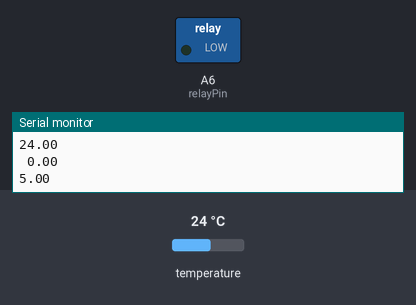
Recording of a sketch running on a simulated Particle Photon. Parts: switched loads named in the sketch (green lamp = pin HIGH), the last lines printed to the serial monitor. The inputs (shaded band) are chosen by the test bench; at power-on: temperature 24 °C.

Above: at 4.9 s.
5.0 s: temperature set to 12 °C
At 7.2 s:
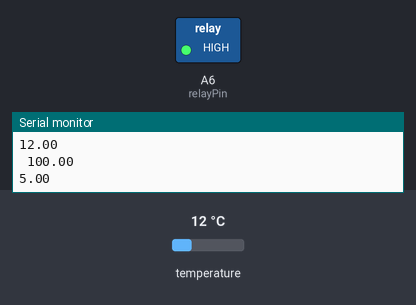
9.8 s: temperature set to 2 °C
At 11.6 s:
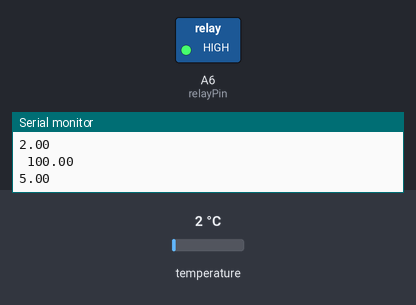
12.9 s: temperature set to 2.5 °C
16.0 s: temperature set to 2.9 °C
19.1 s: temperature set to 3.7 °C
At 22.2 s:
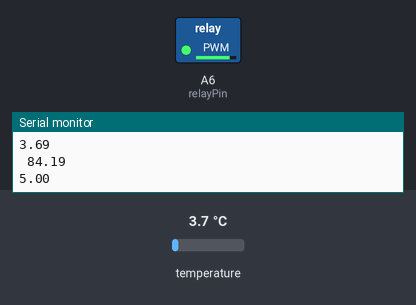
Timing chart, 0 to 24.3 s (numbered marks = the images above; inputs shaded):
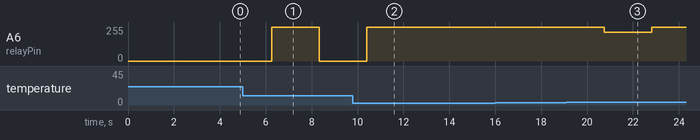

The sketch:

brew.ino
```cpp
// https://github.com/br3ttb/Arduino-PID-Library
#include "PID.h"

// https://github.com/krvarma/Dallas_DS18B20_SparkCore
#include "DS18B20.h"
#include "OneWire.h"


// Input pin where DS18B20 is connected
int ds18b20Pin = D1;

// Output pin where relay is connected
int relayPin = A6;


// SparkCloud variable outputs
char tempInfo[64];
char pointInfo[64];
char pwmInfo[64];

// Temperature device on the D1 pin
DS18B20 ds18b20 = DS18B20(ds18b20Pin);

// PID: variables
double pointTemperature, actualTemperature, pidOutput;

// PID: Specify the links and initial tuning parameters
PID myPID(&actualTemperature, &pidOutput, &pointTemperature, 25, 1000, 9, DIRECT);

// Timestamp of the last status events
unsigned long lastEventTimestamp;


 // Setup
void setup() {

    // Start serial on USB
    Serial.begin(9600);

    // SparkCloud: variables
    Spark.variable("temperature", &tempInfo, STRING);
    Spark.variable("point", &pointInfo, STRING);
    Spark.variable("pwm", &pwmInfo, STRING);

    // SparkCloud: functions
    Spark.function("setPoint", setPointTemperature);

    // Set relay pin mode to output
    pinMode(relayPin, OUTPUT);

    // Point temperature default
    pointTemperature = 5;

    //turn the PID on
    myPID.SetMode(AUTOMATIC);

    // Last event timestamp
    lastEventTimestamp = 0;
}

 // Loop
void loop() {

    // Searching for the ds18b20 device
    if(actualTemperature == 0 && !ds18b20.search()) {

        // Log to the serial
        Serial.println("No more addresses.");
        Serial.println();

        // Turn off the relay during the scan
        digitalWrite(relayPin, LOW);

        // Restart search
        ds18b20.resetsearch();
        delay(250);

        return;
    }


    // Send event to the SparkCloud
    if (millis() - lastEventTimestamp >= 1000) {

        // Actual temperature in celsius
        actualTemperature = ds18b20.getTemperature();

        // Compute PID
        if(myPID.Compute()) {

            // Control relay
            analogWrite(relayPin, pidOutput);
        }

        // Convert values for output
        // convert pidOutput to 0-100
        sprintf(tempInfo, "%2.2f", actualTemperature);
        sprintf(pointInfo, "%2.2f", pointTemperature);
        sprintf(pwmInfo, " %2.2f", (pidOutput / 255) * 100);

        // Log to the serial
        Serial.println("---");
        Serial.println(tempInfo);
        Serial.println(pwmInfo);
        Serial.println(pointInfo);

        // SparkCore: publish
        Spark.publish("tempInfo", tempInfo);
        Spark.publish("pointInfo", pointInfo);
        Spark.publish("pwmInfo", pwmInfo);

        // Save timestamp of the event
        lastEventTimestamp = millis();
    }

}


// set point temperature
int setPointTemperature(String command)
{
    Serial.println("setPointTemperature called");

    // Convert to double
    pointTemperature = (double) command.toInt();

    Serial.println("Point temperature set");
    Serial.println(pointTemperature);

    return 1;
}
```

DS18B20.cpp
```cpp
#include "DS18B20.h"

DS18B20::DS18B20(uint16_t pin){
    ds = new OneWire(pin);
}

boolean DS18B20::search(){
    boolean isSuccess =  ds->search(addr);

    if(isSuccess){
        chiptype = addr[0];

        switch (addr[0]) {
            case 0x10:      sprintf(szName, "DS18S20");     type_s = 1;     break;
            case 0x28:      sprintf(szName, "DS18B20");     type_s = 0;     break;
            case 0x22:      sprintf(szName, "DS1822");      type_s = 0;     break;
            default:        sprintf(szName, "Unknown");     type_s = 0;     break;
        }
    }

    return isSuccess;
}

void DS18B20::resetsearch(){
    ds->reset_search();
}

void DS18B20::getROM(char szROM[]){
    sprintf(szROM, "%X %X %X %X %X %X %X %X", addr[0], addr[1], addr[2], addr[3], addr[4], addr[5], addr[6], addr[7]);
}

byte DS18B20::getChipType(){
    return chiptype;
}

char* DS18B20::getChipName(){
    return szName;
}

float DS18B20::getTemperature(){
    ds->reset();
    ds->select(addr);
    ds->write(0x44, 1);        // start conversion, with parasite power on at the end

    delay(1000);     // maybe 750ms is enough, maybe not
    // we might do a ds.depower() here, but the reset will take care of it.

    ds->reset();
    ds->select(addr);
    ds->write(0xBE);         // Read Scratchpad

    for (int i = 0; i < 9; i++) {           // we need 9 bytes
        data[i] = ds->read();
    }

    // Convert the data to actual temperature
    // because the result is a 16 bit signed integer, it should
    // be stored to an "int16_t" type, which is always 16 bits
    // even when compiled on a 32 bit processor.
    int16_t raw = (data[1] << 8) | data[0];

    if (type_s) {
        raw = raw << 3; // 9 bit resolution default
        if (data[7] == 0x10) {
            // "count remain" gives full 12 bit resolution
            raw = (raw & 0xFFF0) + 12 - data[6];
        }
    } else {
        byte cfg = (data[4] & 0x60);
        // at lower res, the low bits are undefined, so let's zero them
        if (cfg == 0x00) raw = raw & ~7;  // 9 bit resolution, 93.75 ms
        else if (cfg == 0x20) raw = raw & ~3; // 10 bit res, 187.5 ms
        else if (cfg == 0x40) raw = raw & ~1; // 11 bit res, 375 ms
        //// default is 12 bit resolution, 750 ms conversion time
    }

    return (float)raw / 16.0;
}

float DS18B20::convertToFahrenheit(float celsius){
    return celsius * 1.8 + 32.0;
}
```

DS18B20.h
```cpp
#include "OneWire.h"
#include "application.h"

#define MAX_NAME 8

class DS18B20{
private:
    OneWire* ds;
    byte data[12];
    byte addr[8];
    byte type_s;
    byte chiptype;
    char szName[MAX_NAME];

public:
    DS18B20(uint16_t pin);

    boolean search();
    void resetsearch();
    void getROM(char szROM[]);
    byte getChipType();
    char* getChipName();
    float getTemperature();
    float convertToFahrenheit(float celsius);
};
```

PID.cpp
```cpp
#include "application.h"

/**********************************************************************************************
 * Arduino PID Library - Version 1.0.1
 * by Brett Beauregard <br3ttb@gmail.com> brettbeauregard.com
 *
 * This Library is licensed under a GPLv3 License
 **********************************************************************************************/

#ifdef ARDUINO
  #if (ARDUINO >= 100)
   #include <Arduino.h>
  #else
   #include <WProgram.h>
   #include <pins_arduino.h>
  #endif
#elif USE_SPARK_CORE_V02
  #include <spark_related_stuff_v2.h>
#elif USE_SPARK_CORE_V01
  #include <spark_related_stuff_v1.h>
#endif

#include "PID.h"

/*Constructor (...)*********************************************************
 *    The parameters specified here are those for for which we can't set up
 *    reliable defaults, so we need to have the user set them.
 ***************************************************************************/
PID::PID(double* Input, double* Output, double* Setpoint,
        double Kp, double Ki, double Kd, int ControllerDirection)
{

    myOutput = Output;
    myInput = Input;
    mySetpoint = Setpoint;
	inAuto = false;

	PID::SetOutputLimits(0, 255);				//default output limit corresponds to
												//the arduino pwm limits

    SampleTime = 100;							//default Controller Sample Time is 0.1 seconds

    PID::SetControllerDirection(ControllerDirection);
    PID::SetTunings(Kp, Ki, Kd);

    lastTime = millis()-SampleTime;
}


/* Compute() **********************************************************************
 *     This, as they say, is where the magic happens.  this function should be called
 *   every time "void loop()" executes.  the function will decide for itself whether a new
 *   pid Output needs to be computed.  returns true when the output is computed,
 *   false when nothing has been done.
 **********************************************************************************/
bool PID::Compute()
{
   if(!inAuto) return false;
   unsigned long now = millis();
   unsigned long timeChange = (now - lastTime);
   if(timeChange>=SampleTime)
   {
      /*Compute all the working error variables*/
	  double input = *myInput;
      double error = *mySetpoint - input;
      ITerm+= (ki * error);
      if(ITerm > outMax) ITerm= outMax;
      else if(ITerm < outMin) ITerm= outMin;
      double dInput = (input - lastInput);

      /*Compute PID Output*/
      double output = kp * error + ITerm- kd * dInput;

	  if(output > outMax) output = outMax;
      else if(output < outMin) output = outMin;
	  *myOutput = output;

      /*Remember some variables for next time*/
      lastInput = input;
      lastTime = now;
	  return true;
   }
   else return false;
}


/* SetTunings(...)*************************************************************
 * This function allows the controller's dynamic performance to be adjusted.
 * it's called automatically from the constructor, but tunings can also
 * be adjusted on the fly during normal operation
 ******************************************************************************/
void PID::SetTunings(double Kp, double Ki, double Kd)
{
   if (Kp<0 || Ki<0 || Kd<0) return;

   dispKp = Kp; dispKi = Ki; dispKd = Kd;

   double SampleTimeInSec = ((double)SampleTime)/1000;
   kp = Kp;
   ki = Ki * SampleTimeInSec;
   kd = Kd / SampleTimeInSec;

  if(controllerDirection ==REVERSE)
   {
      kp = (0 - kp);
      ki = (0 - ki);
      kd = (0 - kd);
   }
}

/* SetSampleTime(...) *********************************************************
 * sets the period, in Milliseconds, at which the calculation is performed
 ******************************************************************************/
void PID::SetSampleTime(int NewSampleTime)
{
   if (NewSampleTime > 0)
   {
      double ratio  = (double)NewSampleTime
                      / (double)SampleTime;
      ki *= ratio;
      kd /= ratio;
      SampleTime = (unsigned long)NewSampleTime;
   }
}

/* SetOutputLimits(...)****************************************************
 *     This function will be used far more often than SetInputLimits.  while
 *  the input to the controller will generally be in the 0-1023 range (which is
 *  the default already,)  the output will be a little different.  maybe they'll
 *  be doing a time window and will need 0-8000 or something.  or maybe they'll
 *  want to clamp it from 0-125.  who knows.  at any rate, that can all be done
 *  here.
 **************************************************************************/
void PID::SetOutputLimits(double Min, double Max)
{
   if(Min >= Max) return;
   outMin = Min;
   outMax = Max;

   if(inAuto)
   {
	   if(*myOutput > outMax) *myOutput = outMax;
	   else if(*myOutput < outMin) *myOutput = outMin;

	   if(ITerm > outMax) ITerm= outMax;
	   else if(ITerm < outMin) ITerm= outMin;
   }
}

/* SetMode(...)****************************************************************
 * Allows the controller Mode to be set to manual (0) or Automatic (non-zero)
 * when the transition from manual to auto occurs, the controller is
 * automatically initialized
 ******************************************************************************/
void PID::SetMode(int Mode)
{
    bool newAuto = (Mode == AUTOMATIC);
    if(newAuto == !inAuto)
    {  /*we just went from manual to auto*/
        PID::Initialize();
    }
    inAuto = newAuto;
}

/* Initialize()****************************************************************
 *	does all the things that need to happen to ensure a bumpless transfer
 *  from manual to automatic mode.
 ******************************************************************************/
void PID::Initialize()
{
   ITerm = *myOutput;
   lastInput = *myInput;
   if(ITerm > outMax) ITerm = outMax;
   else if(ITerm < outMin) ITerm = outMin;
}

/* SetControllerDirection(...)*************************************************
 * The PID will either be connected to a DIRECT acting process (+Output leads
 * to +Input) or a REVERSE acting process(+Output leads to -Input.)  we need to
 * know which one, because otherwise we may increase the output when we should
 * be decreasing.  This is called from the constructor.
 ******************************************************************************/
void PID::SetControllerDirection(int Direction)
{
   if(inAuto && Direction !=controllerDirection)
   {
	  kp = (0 - kp);
      ki = (0 - ki);
      kd = (0 - kd);
   }
   controllerDirection = Direction;
}

/* Status Funcions*************************************************************
 * Just because you set the Kp=-1 doesn't mean it actually happened.  these
 * functions query the internal state of the PID.  they're here for display
 * purposes.  this are the functions the PID Front-end uses for example
 ******************************************************************************/
double PID::GetKp(){ return  dispKp; }
double PID::GetKi(){ return  dispKi;}
double PID::GetKd(){ return  dispKd;}
int PID::GetMode(){ return  inAuto ? AUTOMATIC : MANUAL;}
int PID::GetDirection(){ return controllerDirection;}
```

PID.h
```cpp
#ifndef PID_v1_h
#define PID_v1_h
#define LIBRARY_VERSION	1.0.0

class PID
{


  public:

  //Constants used in some of the functions below
  #define AUTOMATIC	1
  #define MANUAL	0
  #define DIRECT  0
  #define REVERSE  1

  //commonly used functions **************************************************************************
    PID(double*, double*, double*,        // * constructor.  links the PID to the Input, Output, and
        double, double, double, int);     //   Setpoint.  Initial tuning parameters are also set here

    void SetMode(int Mode);               // * sets PID to either Manual (0) or Auto (non-0)

    bool Compute();                       // * performs the PID calculation.  it should be
                                          //   called every time loop() cycles. ON/OFF and
                                          //   calculation frequency can be set using SetMode
                                          //   SetSampleTime respectively

    void SetOutputLimits(double, double); //clamps the output to a specific range. 0-255 by default, but
										  //it's likely the user will want to change this depending on
										  //the application


  //available but not commonly used functions ********************************************************
    void SetTunings(double, double,       // * While most users will set the tunings once in the
                    double);         	  //   constructor, this function gives the user the option
                                          //   of changing tunings during runtime for Adaptive control
	void SetControllerDirection(int);	  // * Sets the Direction, or "Action" of the controller. DIRECT
										  //   means the output will increase when error is positive. REVERSE
										  //   means the opposite.  it's very unlikely that this will be needed
										  //   once it is set in the constructor.
    void SetSampleTime(int);              // * sets the frequency, in Milliseconds, with which
                                          //   the PID calculation is performed.  default is 100


  //Display functions ****************************************************************
	double GetKp();						  // These functions query the pid for interal values.
	double GetKi();						  //  they were created mainly for the pid front-end,
	double GetKd();						  // where it's important to know what is actually
	int GetMode();						  //  inside the PID.
	int GetDirection();					  //

  private:
	void Initialize();

	double dispKp;				// * we'll hold on to the tuning parameters in user-entered
	double dispKi;				//   format for display purposes
	double dispKd;				//

	double kp;                  // * (P)roportional Tuning Parameter
    double ki;                  // * (I)ntegral Tuning Parameter
    double kd;                  // * (D)erivative Tuning Parameter

	int controllerDirection;

    double *myInput;              // * Pointers to the Input, Output, and Setpoint variables
    double *myOutput;             //   This creates a hard link between the variables and the
    double *mySetpoint;           //   PID, freeing the user from having to constantly tell us
                                  //   what these values are.  with pointers we'll just know.

	unsigned long lastTime;
	double ITerm, lastInput;

	unsigned long SampleTime;
	double outMin, outMax;
	bool inAuto;
};
#endif
```

Measured:
- after the input at 5.0 s, A6 (relayPin): 0/255 → 255/255 after 1.3 s, → 0/255 2.1 s later
- after the input at 9.8 s, A6 (relayPin): 0/255 → 255/255 after 0.60 s
- after the input at 19.1 s, A6 (relayPin): 255/255 → 214/255 after 1.6 s, → 255/255 2.1 s later
